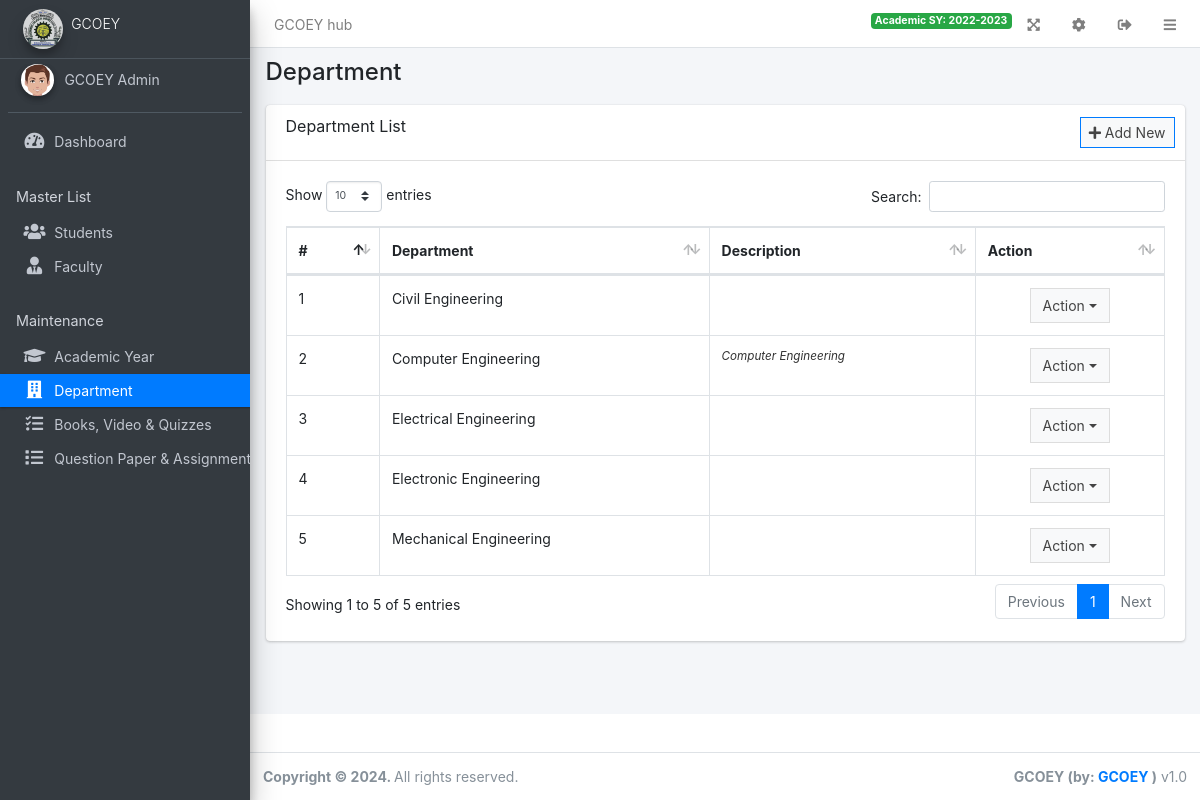
Screenshot of /admin/?page=department (signed in) with the database file from the repository.
### tables this page shows
CREATE TABLE `department` (
  `id` int(30) NOT NULL,
  `department` varchar(250) NOT NULL,
  `description` text DEFAULT NULL
);

### admin/department/index.php (the view, shortened to what this page needs)
<div class="card card-outline cardprimary w-fluid">
	<div class="card-header">
		<h3 class="card-title">Department List</h3>
		<div class="card-tools">
			<a class="btn btn-block btn-sm btn-default btn-flat border-primary new_department" href="javascript:void(0)"><i class="fa fa-plus"></i> Add New</a>
		</div>
	</div>
	<div class="card-body">
		<table class="table table-bordered table-compact table-stripped">
			<thead>
				<tr>
					<th>#</th>
					<th>Department</th>
					<th>Description</th>
					<th>Action</th>
				</tr>
			</thead>
			<tbody>
				<?php
				$i =1;
				$qry = $conn->query("SELECT * FROM department order by department asc");
				while($row=$qry->fetch_assoc()):
				?>
				<tr>
					<td><?php echo $i++ ?></td>
					<td><?php echo $row['department'] ?></td>
					<td><span class="truncate"><?php echo $row['description'] ?></span></td>
					<td class="text-center">
						<div class="btn-group">
		                    <button type="button" class="btn btn-default btn-block btn-flat dropdown-toggle dropdown-hover dropdown-icon" data-toggle="dropdown" aria-expanded="false">
		                    	Action
		                    </button>
		                </div>
					</td>
				</tr>
				<?php endwhile; ?>
			</tbody>
		</table>
	</div>
</div>

### rows the page displays
department: department "Civil Engineering"
department: department "Computer Engineering", description "Computer Engineering"
department: department "Electrical Engineering"
department: department "Electronic Engineering"
department: department "Mechanical Engineering"

### other values shown
$_settings->info('name') "GCOEY hub"
$_settings->userdata('academic_sy') "2022-2023"
$_settings->info('short_name') "GCOEY"
$_settings->userdata('firstname').' '.$_settings->userdata('lastname') "GCOEY Admin"
str_replace("_", " ",$page) "Department"
